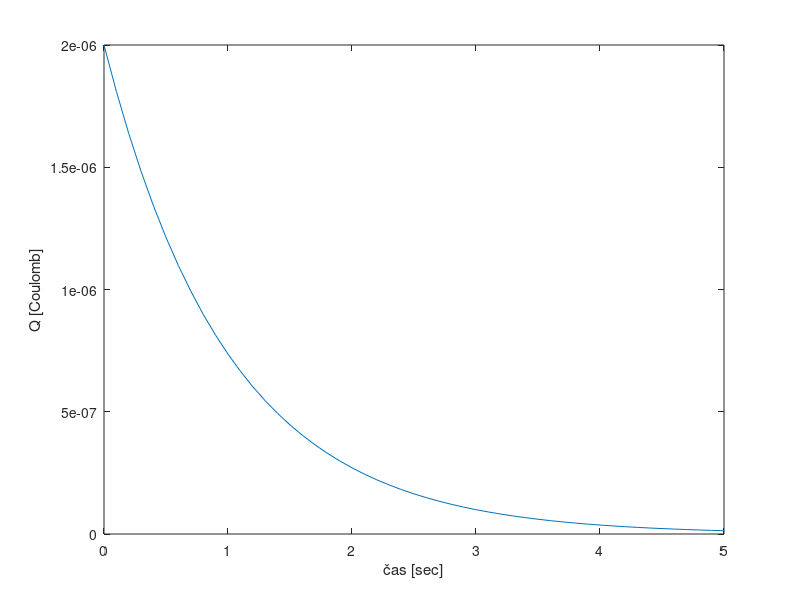

Reproduce this figure in MATLAB.
% Parametre
R = 10^6;
C = 10^-6;
Q_0 = 2*10^-6;


% Súradnice bodov na x osi
plotData_x = 0:0.1:5;

% Výpočet hodnôt na y osi v zmysle danej časovej funkcie
plotData_y = Q_0 * exp( ( -1.0/(R*C)) * plotData_x );

% Kreslenie grafu
plot(plotData_x,plotData_y)
xlabel('čas [sec]')
ylabel('Q [Coulomb]')



